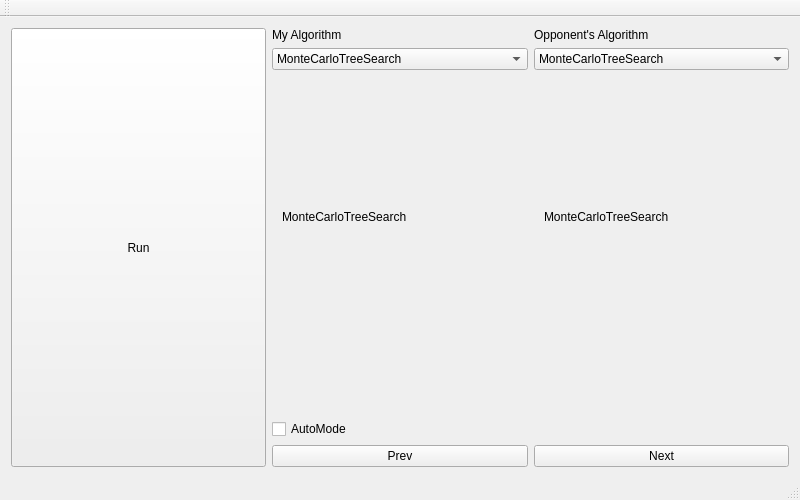
<?xml version="1.0" encoding="UTF-8"?>
<ui version="4.0">
 <class>Mejirodai</class>
 <widget class="QMainWindow" name="Mejirodai">
  <property name="geometry">
   <rect>
    <x>0</x>
    <y>0</y>
    <width>800</width>
    <height>500</height>
   </rect>
  </property>
  <property name="sizePolicy">
   <sizepolicy hsizetype="Preferred" vsizetype="Preferred">
    <horstretch>0</horstretch>
    <verstretch>0</verstretch>
   </sizepolicy>
  </property>
  <property name="windowTitle">
   <string>Mejirodai</string>
  </property>
  <widget class="QWidget" name="centralWidget">
   <layout class="QGridLayout" name="gridLayout">
    <item row="1" column="1" rowspan="2">
     <widget class="QComboBox" name="selectMyAlgorithmBox">
      <property name="sizePolicy">
       <sizepolicy hsizetype="Preferred" vsizetype="Minimum">
        <horstretch>0</horstretch>
        <verstretch>0</verstretch>
       </sizepolicy>
      </property>
      <property name="styleSheet">
       <string notr="true">MyAlgorithm</string>
      </property>
      <item>
       <property name="text">
        <string>MonteCarloTreeSearch</string>
       </property>
      </item>
      <item>
       <property name="text">
        <string>SimpleMonteCalro</string>
       </property>
      </item>
      <item>
       <property name="text">
        <string>TestAlgorithm</string>
       </property>
      </item>
      <item>
       <property name="text">
        <string>DummyAlgorithm</string>
       </property>
      </item>
     </widget>
    </item>
    <item row="1" column="2" rowspan="2">
     <widget class="QComboBox" name="selectOpponentAlgorithmBox">
      <property name="sizePolicy">
       <sizepolicy hsizetype="Preferred" vsizetype="Minimum">
        <horstretch>0</horstretch>
        <verstretch>0</verstretch>
       </sizepolicy>
      </property>
      <item>
       <property name="text">
        <string>MonteCarloTreeSearch</string>
       </property>
      </item>
      <item>
       <property name="text">
        <string>SimpleMonteCalro</string>
       </property>
      </item>
      <item>
       <property name="text">
        <string>TestAlgorithm</string>
       </property>
      </item>
      <item>
       <property name="text">
        <string>DummyAlgorithm</string>
       </property>
      </item>
     </widget>
    </item>
    <item row="5" column="1" alignment="Qt::AlignBottom">
     <widget class="QPushButton" name="goPrev">
      <property name="sizePolicy">
       <sizepolicy hsizetype="Preferred" vsizetype="Maximum">
        <horstretch>0</horstretch>
        <verstretch>0</verstretch>
       </sizepolicy>
      </property>
      <property name="text">
       <string>Prev</string>
      </property>
     </widget>
    </item>
    <item row="5" column="2" alignment="Qt::AlignBottom">
     <widget class="QPushButton" name="goNext">
      <property name="sizePolicy">
       <sizepolicy hsizetype="Preferred" vsizetype="Maximum">
        <horstretch>0</horstretch>
        <verstretch>0</verstretch>
       </sizepolicy>
      </property>
      <property name="font">
       <font>
        <kerning>true</kerning>
       </font>
      </property>
      <property name="text">
       <string>Next</string>
      </property>
     </widget>
    </item>
    <item row="0" column="1" alignment="Qt::AlignTop">
     <widget class="QLabel" name="label">
      <property name="sizePolicy">
       <sizepolicy hsizetype="Preferred" vsizetype="Minimum">
        <horstretch>0</horstretch>
        <verstretch>0</verstretch>
       </sizepolicy>
      </property>
      <property name="text">
       <string>My Algorithm</string>
      </property>
     </widget>
    </item>
    <item row="0" column="0" rowspan="6">
     <widget class="QPushButton" name="runButton">
      <property name="sizePolicy">
       <sizepolicy hsizetype="MinimumExpanding" vsizetype="Preferred">
        <horstretch>0</horstretch>
        <verstretch>0</verstretch>
       </sizepolicy>
      </property>
      <property name="text">
       <string>Run</string>
      </property>
     </widget>
    </item>
    <item row="3" column="2">
     <widget class="QStackedWidget" name="opponent_stackedWidget">
      <property name="sizePolicy">
       <sizepolicy hsizetype="Preferred" vsizetype="Preferred">
        <horstretch>0</horstretch>
        <verstretch>0</verstretch>
       </sizepolicy>
      </property>
      <widget class="QWidget" name="MonteCarloTreeSearch_opponent">
       <widget class="QLabel" name="label_4">
        <property name="geometry">
         <rect>
          <x>10</x>
          <y>100</y>
          <width>251</width>
          <height>81</height>
         </rect>
        </property>
        <property name="text">
         <string>MonteCarloTreeSearch</string>
        </property>
       </widget>
      </widget>
      <widget class="QWidget" name="SimpleMonteCalro_opponent">
       <widget class="QLabel" name="label_6">
        <property name="geometry">
         <rect>
          <x>10</x>
          <y>90</y>
          <width>251</width>
          <height>81</height>
         </rect>
        </property>
        <property name="text">
         <string>SimpleMonteCalro</string>
        </property>
       </widget>
      </widget>
      <widget class="QWidget" name="TestAlgorithm_opponent">
       <widget class="QLabel" name="label_8">
        <property name="geometry">
         <rect>
          <x>10</x>
          <y>110</y>
          <width>251</width>
          <height>81</height>
         </rect>
        </property>
        <property name="text">
         <string>TestAlgorithm</string>
        </property>
       </widget>
      </widget>
      <widget class="QWidget" name="DummyAlgorithm_opponent">
       <widget class="QLabel" name="label_10">
        <property name="geometry">
         <rect>
          <x>10</x>
          <y>100</y>
          <width>251</width>
          <height>81</height>
         </rect>
        </property>
        <property name="text">
         <string>DummyAlgorithm</string>
        </property>
       </widget>
      </widget>
     </widget>
    </item>
    <item row="0" column="2" alignment="Qt::AlignTop">
     <widget class="QLabel" name="label_2">
      <property name="sizePolicy">
       <sizepolicy hsizetype="Preferred" vsizetype="Minimum">
        <horstretch>0</horstretch>
        <verstretch>0</verstretch>
       </sizepolicy>
      </property>
      <property name="text">
       <string>Opponent's Algorithm</string>
      </property>
     </widget>
    </item>
    <item row="3" column="1">
     <widget class="QStackedWidget" name="my_stackedWidget">
      <property name="currentIndex">
       <number>0</number>
      </property>
      <widget class="QWidget" name="MonteCarloTreeSearch_my">
       <widget class="QLabel" name="label_3">
        <property name="geometry">
         <rect>
          <x>10</x>
          <y>100</y>
          <width>251</width>
          <height>81</height>
         </rect>
        </property>
        <property name="text">
         <string>MonteCarloTreeSearch</string>
        </property>
       </widget>
      </widget>
      <widget class="QWidget" name="SimpleMonteCalro_my">
       <widget class="QLabel" name="label_5">
        <property name="geometry">
         <rect>
          <x>10</x>
          <y>90</y>
          <width>251</width>
          <height>81</height>
         </rect>
        </property>
        <property name="text">
         <string>SimpleMonteCalro</string>
        </property>
       </widget>
      </widget>
      <widget class="QWidget" name="TestAlgorithm_my">
       <widget class="QLabel" name="label_7">
        <property name="geometry">
         <rect>
          <x>10</x>
          <y>100</y>
          <width>251</width>
          <height>81</height>
         </rect>
        </property>
        <property name="text">
         <string>TestAlgorithm</string>
        </property>
       </widget>
      </widget>
      <widget class="QWidget" name="DummyAlgorithm_my">
       <widget class="QLabel" name="label_9">
        <property name="geometry">
         <rect>
          <x>10</x>
          <y>100</y>
          <width>251</width>
          <height>81</height>
         </rect>
        </property>
        <property name="text">
         <string>DummyAlgorithm</string>
        </property>
       </widget>
      </widget>
     </widget>
    </item>
    <item row="4" column="1">
     <widget class="QCheckBox" name="autoMode">
      <property name="sizePolicy">
       <sizepolicy hsizetype="Minimum" vsizetype="Maximum">
        <horstretch>0</horstretch>
        <verstretch>0</verstretch>
       </sizepolicy>
      </property>
      <property name="text">
       <string>AutoMode</string>
      </property>
     </widget>
    </item>
   </layout>
  </widget>
  <widget class="QMenuBar" name="menuBar">
   <property name="geometry">
    <rect>
     <x>0</x>
     <y>0</y>
     <width>800</width>
     <height>30</height>
    </rect>
   </property>
  </widget>
  <widget class="QToolBar" name="mainToolBar">
   <attribute name="toolBarArea">
    <enum>TopToolBarArea</enum>
   </attribute>
   <attribute name="toolBarBreak">
    <bool>false</bool>
   </attribute>
  </widget>
  <widget class="QStatusBar" name="statusBar"/>
 </widget>
 <layoutdefault spacing="6" margin="11"/>
 <resources/>
 <connections/>
</ui>
